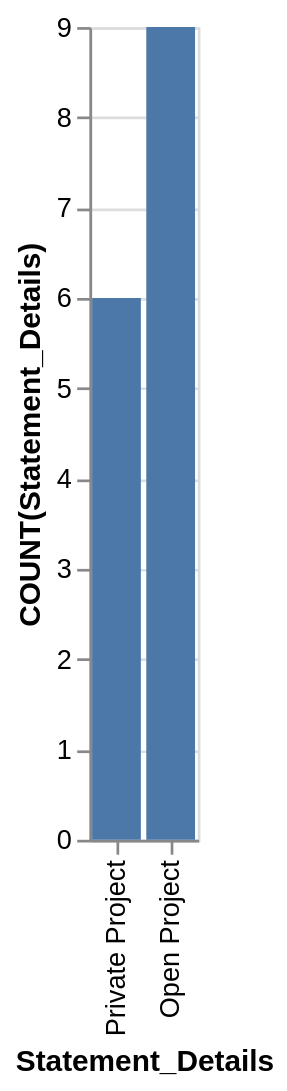

Specify this chart in Vega-Lite:
### Vega-Lite specification from a JSON file in a GitHub repository (floating-point values rounded to 4 significant figures)
{"data": {"values": [{"x_data": "Private Project", "y_data": 6}, {"x_data": "Open Project", "y_data": 9}]}, "mark": "bar", "encoding": {"x": {"field": "x_data", "type": "nominal", "title": "Statement_Details", "sort": "descending"}, "y": {"field": "y_data", "type": "quantitative", "title": "COUNT(Statement_Details)"}}}
